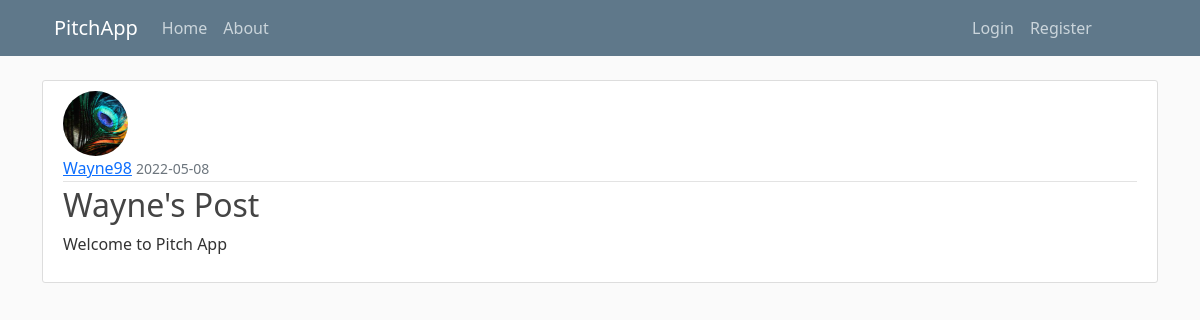
/post/1, run on the app's committed database.
### pitchapp/models.py (models this page shows, shortened)
class User(db.Model, UserMixin):
    id = db.Column(db.Integer, primary_key=True)
    username = db.Column(db.String(20), unique=True, nullable=False)
    email = db.Column(db.String(150), unique=True, nullable=False)
    image_file = db.Column(db.String(20), nullable=False, default='default.jpg')
    password = db.Column(db.String(70), nullable=False)
    posts = db.relationship('Post', backref='author', lazy=True)

class Post(db.Model):
    id = db.Column(db.Integer, primary_key=True)
    title = db.Column(db.String(120), nullable=False)
    date_posted = db.Column(db.DateTime, nullable=False, default=datetime.utcnow)
    content = db.Column(db.Text, nullable=False)
    user_id = db.Column(db.Integer, db.ForeignKey('user.id'), nullable=False)

### pitchapp/routes.py (the view)
@app.route('/post/<int:post_id>')
def post(post_id):
    post = Post.query.get_or_404(post_id)
    return render_template('post.html',title=post.title, post=post)

### pitchapp/templates/post.html
{% extends "base.html" %}
{% block content %}
    <article class="media content-section">
      <img class="rounded-circle article-img" src="{{ url_for('static', filename='profile_picture/' + post.author.image_file) }}" alt="">
        <div class="media-body">
          <div class="article-metadata">
            <a class="mr-2" href="#">{{ post.author.username }}</a>
            <small class="text-muted">{{ post.date_posted.strftime('%Y-%m-%d') }}</small>
          </div>
          <h2 class="article-title">{{ post.title }}</h2>
          <p class="article-content">{{ post.content }}</p>
        </div>
      </article>
{% endblock content %}

### pitchapp/static/main.css (style rules this page uses)
body { background: #fafafa; color: #333333; margin-top: 5rem; }
h1, h2, h3, h4, h5, h6 { color: #444444; }
.content-section { background: #ffffff; padding: 10px 20px; border: 1px solid #dddddd; border-radius: 3px; margin-bottom: 20px; }
.article-title { color: #444444; }
.article-content { white-space: pre-line; }
.article-img { height: 65px; width: 65px; margin-right: 16px; }
.article-metadata { padding-bottom: 1px; margin-bottom: 4px; border-bottom: 1px solid #e3e3e3 }

### data on the page
User: image_file (picture), author.username "Wayne98"
Post: date_posted "2022-05-08", title "Wayne's Post", content "Welcome to Pitch App"
